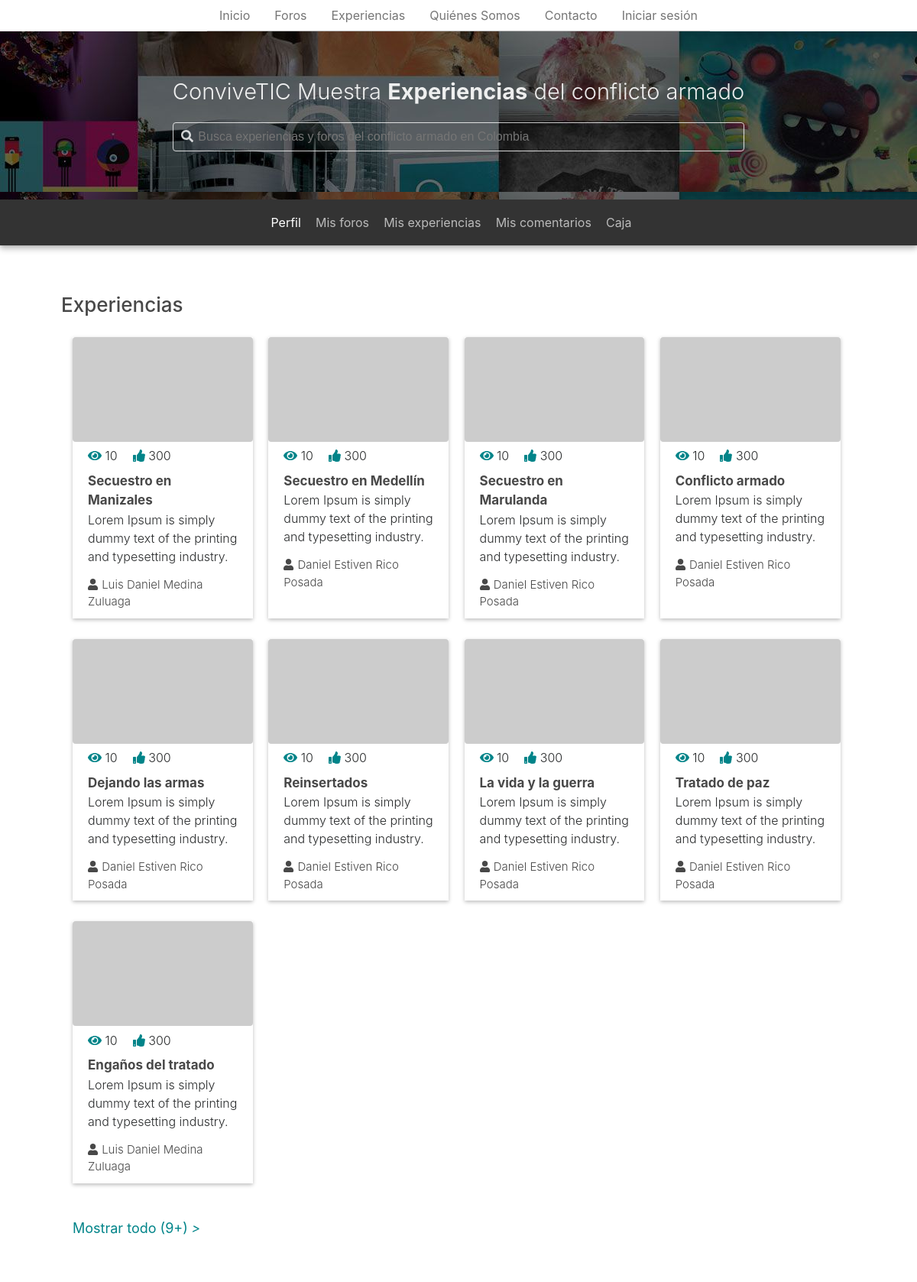
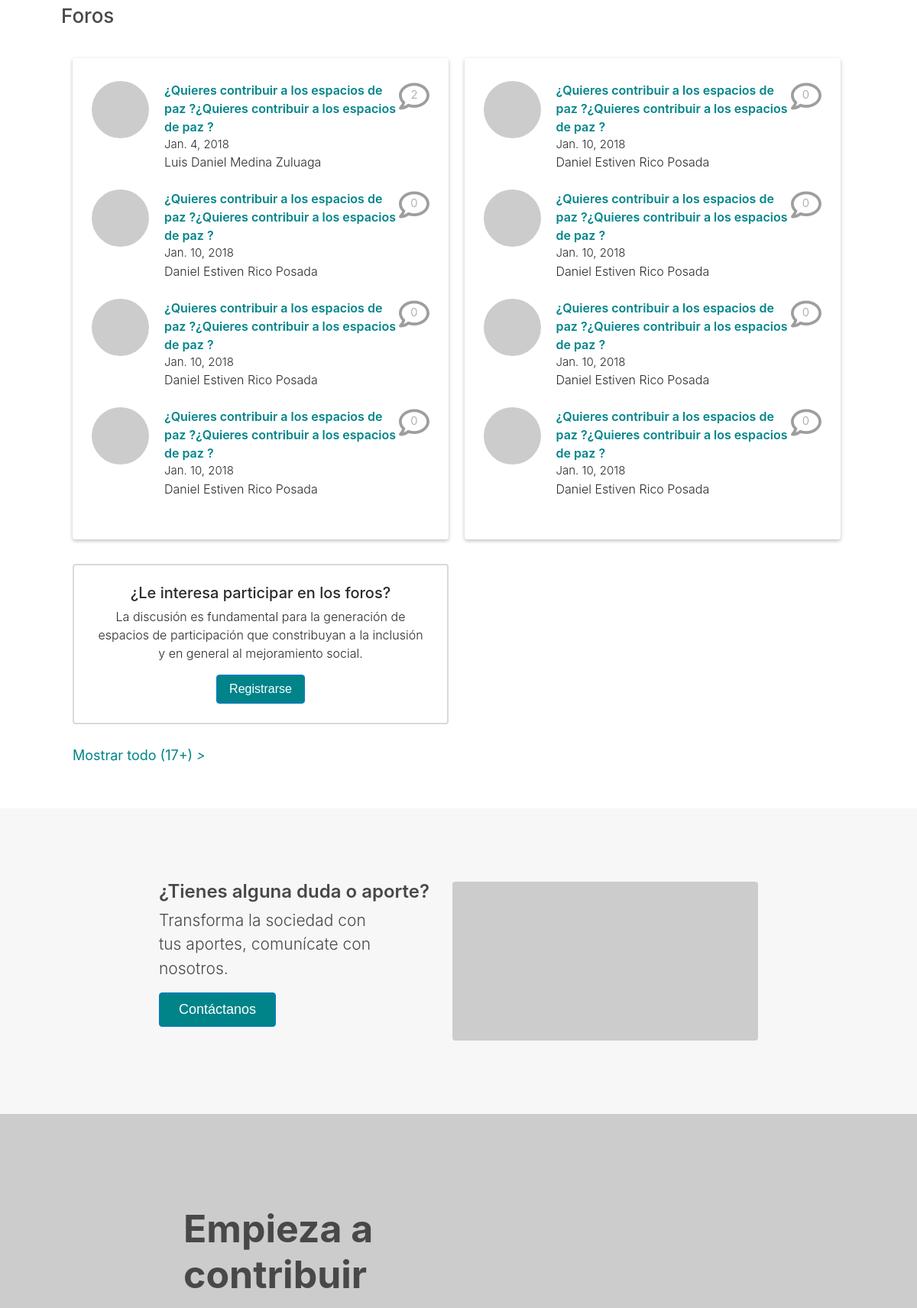
The page / (upper part) on the database its author committed (2 pictures, top to bottom).
### app/models.py (models this page shows)
class Experience(models.Model):
	author = models.ForeignKey(
		User,
		on_delete=models.SET_NULL,
		null=True
	)
	title = models.CharField(
		max_length = 100,
		default = ''
	)
	content = models.TextField(
		default="Experience content"
	)
	pub_date = models.DateField(
		default=date.today
	)
	video_url = models.CharField(
		max_length=50,
		null=True,
		blank=True
	)
	audio_url = models.CharField(
		max_length=100,
		null=True,
		blank=True
	)
	img = models.ImageField(
		upload_to="uploads/",
		null=True,
		blank=True
	)
	status = models.CharField(
		max_length = 20,
		choices = STATUS_CHOICES,
		default = 'R'
	)
	views = models.PositiveIntegerField(
		default = 0
	)
	likes = models.PositiveIntegerField(
		default = 0
	)
	tags = models.ManyToManyField(ExperienceTag)

class Thread(models.Model):
	author = models.ForeignKey(
		User,
		on_delete=models.SET_NULL,
		null=True
	)
	title = models.CharField(
		max_length=100,
		blank=False,
		null=False
	)
	description = models.TextField(
		default='',
		blank=False,
		null=False
	)
	pub_date = models.DateField(
		default=date.today
	)
	video_url = models.CharField(
		max_length=50,
		null=True,
		blank=True
	)
	audio_url = models.CharField(
		max_length=100,
		null=True,
		blank=True
	)
	img = models.ImageField(
		upload_to="uploads/",
		null=True,
		blank=True
	)
	status = models.CharField(
		max_length = 20,
		choices = STATUS_CHOICES,
		default = 'R'
	)
	views = models.PositiveIntegerField(
		default = 0
	)
	tags = models.ManyToManyField(ThreadTag)

### app/views.py (the view)
# urls.py: path('', Index.as_view(), name='index'),
class Index(ListView):
	template_name = 'app/index.html'
	context_object_name = 'thread_list'
	queryset = Thread.objects.order_by('pub_date')[:4]
	def get_context_data(self, **kwargs):
		context = super().get_context_data(**kwargs)
		context['secondary_threads'] = Thread.objects.order_by('pub_date')[4:8]
		context['experiences'] = Experience.objects.order_by('pub_date')[:9]
		context['th_quantity'] = Thread.objects.all().count()
		return context

### app/templates/app/index.html (shortened to what this page needs)
{% extends 'app/base.html' %}
{% block content %}
	<div class="container-fluid p-container">
		<section class="exp-section">
			<div class="exp-gra-c">
				<h3 class="border exp-section-title">Experiencias</h3>
				<div class="experiences-c">
					{% for exp in experiences %}
					<div class="experience">
						<img class="rounded" src="http://via.placeholder.com/320x186">
						<div class="exp-data">
							<div class="detail-c">
								<div class="popular-data-c">
									<div class="views"><i class="fas fa-eye"></i> 10</div>
									<div class="likes"><i class="fas fa-thumbs-up"></i> 300</div>
								</div>
								<div class="exp-title"><a href="{% url 'experience-detail' exp.id %}">{{exp.title}}</a></div>
								<div class="content-c">
									<p>{{exp.content}}</p>
								</div>
								<div class="publisher"><i class="fas fa-user"></i>{{exp.author.get_full_name}}</div>
							</div>
						</div>
					</div>
					{% endfor %}
				</div>
				<div class="more-exp">
					<a href="{% url 'experiences' %}" >Mostrar todo ({{experiences.count}}+) <i>></i></a>
				</div>
			</div>
		</section>
		<section class="forum-section">
			<div class="for-gra-c">
				<h3 class="border for-section-title">Foros</h3>
				<div class="forum-c">
					<div class="forum rounded">
						{% for thread in thread_list %}
							<div class="forum-item">
								<div class="f-image">
									<img class="rounded-circle" src="http://via.placeholder.com/75x75">
								</div>
								<div class="forum-inline">
									<div class="for-data">
										<a href="{% url 'thread-detail' thread.id %}">{{thread.title}}</a>
										<div class="comment-c">
											<i class="far fa-comment"></i>
											<div class="comment-counter">
												{{thread.comment_set.count}}
											</div>
										</div>
									</div>
									<div class="forum-publisher">
										<p class="f-date">{{ thread.pub_date }}</p>
										<p class="f-name">{{ thread.author.get_full_name }}</p>
									</div>
								</div>
							</div>
						{% endfor %}
					</div>
					<div class="forum rounded">
						{% for thread in secondary_threads %}
							<div class="forum-item">
								<div class="f-image">
									<img class="rounded-circle" src="http://via.placeholder.com/75x75">
								</div>
								<div class="forum-inline">
									<div class="for-data">
										<a href="{% url 'thread-detail' thread.id %}">{{thread.title}}</a>
										<div class="comment-c">
											<i class="far fa-comment"></i>
											<div class="comment-counter">
												{{thread.comment_set.count}}
											</div>
										</div>
									</div>
									<div class="forum-publisher">
										<p class="f-date">{{ thread.pub_date }}</p>
										<p class="f-name">{{ thread.author.get_full_name }}</p>
									</div>
								</div>
							</div>
						{% endfor %}
					</div>
					<div class="f-aside">
						<div class="forum-invitation rounded">
							<h5>¿Le interesa participar en los foros?</h5>
							<p>La discusión es fundamental para la generación de espacios de participación que constribuyan a la inclusión y en general al mejoramiento social.</p>
							<button class="btn btn-primary">Registrarse</button>
						</div>
					</div>
				</div>
				<div class="more-forum">
					<a href="{% url 'forums' %}" >Mostrar todo ({{th_quantity}}+) <i>></i></a>
				</div>
			</div>
		</section>
	</div>
	<div class="container-fluid block-expl">
		<div class="contact-section">
			<div class="contact-c">
				<div class="left-c">
					<h4>¿Tienes alguna duda o aporte?</h4>
					<p>Transforma la sociedad con tus aportes, comunícate con nosotros.</p>
					<button class="btn btn-primary">Contáctanos</button>
				</div>
				<div class="right-c">
					<img class="rounded" src="http://via.placeholder.com/400x208">
				</div>
			</div>
		</div>
	</div>
	<div class="container-fluid start-section">
		<div class="start-c">
			<div class="start-content">
				<div class="float-content">
					<p>Empieza a contribuir</p>
				</div>
			</div>
			<img src="http://via.placeholder.com/2560x563">
		</div>
	</div>
{% endblock %}

### app/templates/app/base.html (shortened to what this page needs)
{% load static %}
<!DOCTYPE html>
<html lang="es" >
<head>
	<link rel="stylesheet" type="text/css" href="{% static 'app/libs/dist/css/tether.min.css' %}">
	<link rel="stylesheet" type="text/css" href="{% static 'app/libs/bootstrap/dist/css/bootstrap.min.css' %}">
	<link rel="stylesheet" type="text/css" href="{% static 'app/style.css' %}" />
	<link rel="stylesheet" type="text/css" href="https://cdnjs.cloudflare.com/ajax/libs/imagehover.css/1.0/css/imagehover.min.css">
</head>
<body ng-app='conviveticApp' ng-cloak>
	<header ng-controller="homeController as hCtrl">
		<div class="nav-c">
			<nav class="nav">
			  <a class="nav-link active" href="{% url 'index' %}">Inicio</a>
			  <a class="nav-link" href="{% url 'forums' %}">Foros</a>
			  <a class="nav-link" href="{% url 'experiences' %}">Experiencias</a>
			  <a class="nav-link" href="#">Quiénes Somos</a>
			  <a class="nav-link" href="#">Contacto</a>
		  		{% if request.user.is_authenticated %}
		  			<a class="nav-link" href="{% url 'logout' %}">
		  				{{ request.user.username }}
		  			</a>
			  	{% else %}
			  		<a class="nav-link" href="{% url 'login' %}">
			  			Iniciar sesión
			  		</a>
			  	{% endif %}
			</nav>
		</div>
		<div class="subheader">
			<div class="subheader-c">
				<div class="sub-content">
					<h4>ConviveTIC Muestra <span class=>Experiencias</span> del conflicto armado</h4>
					<div class="search-box rounded">
						<form>
							<i class="fas fa-search"></i>
							<input class="input-box" type="text" placeholder="Busca experiencias y foros del conflicto armado en Colombia">
						</form>
					</div>
				</div>
			</div>
		</div>
		<div class="secondary-nav">
			<div class="sec-nav-c">
				<ul>
					<li class="active"><a href="{% url 'profile' %}">Perfil</a></li>
					<li class="medium-li"><a href="{% url 'my-forums' %}">Mis foros</a></li>
					<li class="large-li"><a href="{% url 'my-experiences' %}">Mis experiencias</a></li>
					<li class="large-li"><a href="{% url 'my-comments' %}">Mis comentarios</a></li>
					<li><a href="">Caja</a></li>
				</ul>
			</div>
		</div>
	</header>
	{% block content %} {% endblock %}
</body>
</html>

### rows shown on the page
Experience: title "Secuestro en Manizales", content "Lorem Ipsum is simply dummy text of the printing and typesetting industry.…", author.get_full_name "Luis Daniel Medina Zuluaga"
Experience: title "Secuestro en Medellín", content "Lorem Ipsum is simply dummy text of the printing and typesetting industry.…", author.get_full_name "Daniel Estiven Rico Posada"
Experience: title "Secuestro en Marulanda", content "Lorem Ipsum is simply dummy text of the printing and typesetting industry.…", author.get_full_name "Daniel Estiven Rico Posada"
Experience: title "Conflicto armado", content "Lorem Ipsum is simply dummy text of the printing and typesetting industry.…", author.get_full_name "Daniel Estiven Rico Posada"
Experience: title "Dejando las armas", content "Lorem Ipsum is simply dummy text of the printing and typesetting industry.…", author.get_full_name "Daniel Estiven Rico Posada"
Experience: title "Reinsertados", content "Lorem Ipsum is simply dummy text of the printing and typesetting industry.…", author.get_full_name "Daniel Estiven Rico Posada"
Experience: title "La vida y la guerra", content "Lorem Ipsum is simply dummy text of the printing and typesetting industry.…", author.get_full_name "Daniel Estiven Rico Posada"
Experience: title "Tratado de paz", content "Lorem Ipsum is simply dummy text of the printing and typesetting industry.…", author.get_full_name "Daniel Estiven Rico Posada"
Experience: title "Engaños del tratado", content "Lorem Ipsum is simply dummy text of the printing and typesetting industry.…", author.get_full_name "Luis Daniel Medina Zuluaga"
Thread: title "¿Quieres contribuir a los espacios de paz ?¿Quieres contribuir a los espacios de paz ?", comment_set.count "2", pub_date "Jan. 4, 2018", author.get_full_name "Luis Daniel Medina Zuluaga"
Thread: title "¿Quieres contribuir a los espacios de paz ?¿Quieres contribuir a los espacios de paz ?", comment_set.count "0", pub_date "Jan. 10, 2018", author.get_full_name "Daniel Estiven Rico Posada"
Thread: title "¿Quieres contribuir a los espacios de paz ?¿Quieres contribuir a los espacios de paz ?", comment_set.count "0", pub_date "Jan. 10, 2018", author.get_full_name "Daniel Estiven Rico Posada"
Thread: title "¿Quieres contribuir a los espacios de paz ?¿Quieres contribuir a los espacios de paz ?", comment_set.count "0", pub_date "Jan. 10, 2018", author.get_full_name "Daniel Estiven Rico Posada"
Thread: title "¿Quieres contribuir a los espacios de paz ?¿Quieres contribuir a los espacios de paz ?", comment_set.count "0", pub_date "Jan. 10, 2018", author.get_full_name "Daniel Estiven Rico Posada"
Thread: title "¿Quieres contribuir a los espacios de paz ?¿Quieres contribuir a los espacios de paz ?", comment_set.count "0", pub_date "Jan. 10, 2018", author.get_full_name "Daniel Estiven Rico Posada"
Thread: title "¿Quieres contribuir a los espacios de paz ?¿Quieres contribuir a los espacios de paz ?", comment_set.count "0", pub_date "Jan. 10, 2018", author.get_full_name "Daniel Estiven Rico Posada"
Thread: title "¿Quieres contribuir a los espacios de paz ?¿Quieres contribuir a los espacios de paz ?", comment_set.count "0", pub_date "Jan. 10, 2018", author.get_full_name "Daniel Estiven Rico Posada"

### other values the page prints
{{ experiences.count }} "9"
{{ th_quantity }} "17"
